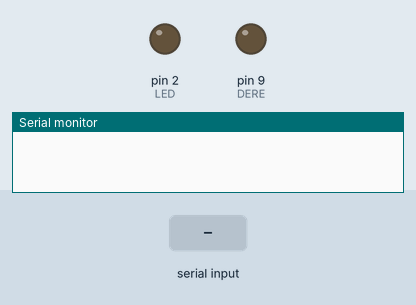
This sketch was run on a simulated Arduino Uno, built with avr-gcc and run on an emulated ATmega328P. Parts: output pins drawn as LEDs (lit = HIGH), the last lines printed to the serial monitor. The test bench sets the inputs (shaded band).

Above: at 2.0 s.
2.1 s: "90,45\n" received over Serial
At 3.8 s:
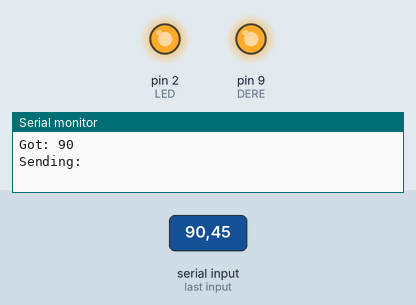
Timing chart, 0 to 10.5 s (numbered marks = the images above; inputs shaded):
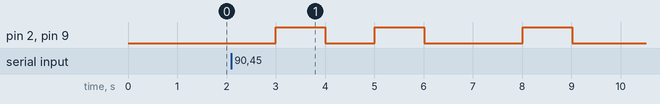

Measured:
- after the input at 2.1 s, pin 2 (LED), pin 9 (DERE): goes HIGH 1.0 s, LOW 1.0 s, HIGH 1.0 s, LOW 2.0 s, HIGH 1.0 s, then LOW, starting after 0.90 s

The sketch:

Counting.ino
```cpp
//#define DI 0
//#define RO 1
#define LED 2
#define DERE 9

int DERE_POWER = 0; // Start Receiving
int Count = 0;

void setup() {
    pinMode(LED, OUTPUT);
    pinMode(DERE, OUTPUT);
    Serial.begin(9600);

    digitalWrite(DERE, DERE_POWER);
    digitalWrite(LED, DERE_POWER);
}

void loop(){
    digitalWrite(DERE, DERE_POWER);
    digitalWrite(LED, DERE_POWER);
    delay(1000);
    if (DERE_POWER == 1){
        Serial.println(Count);
        Serial.flush();
        DERE_POWER = 0;
    }
    else if(Serial.available() != 0){
        Count = Serial.parseInt();
        Serial.print("Got: ");
        Serial.println(Count);
        Serial.print("Sending: ");
        Count++;
        DERE_POWER = 1;
    }
}
```
